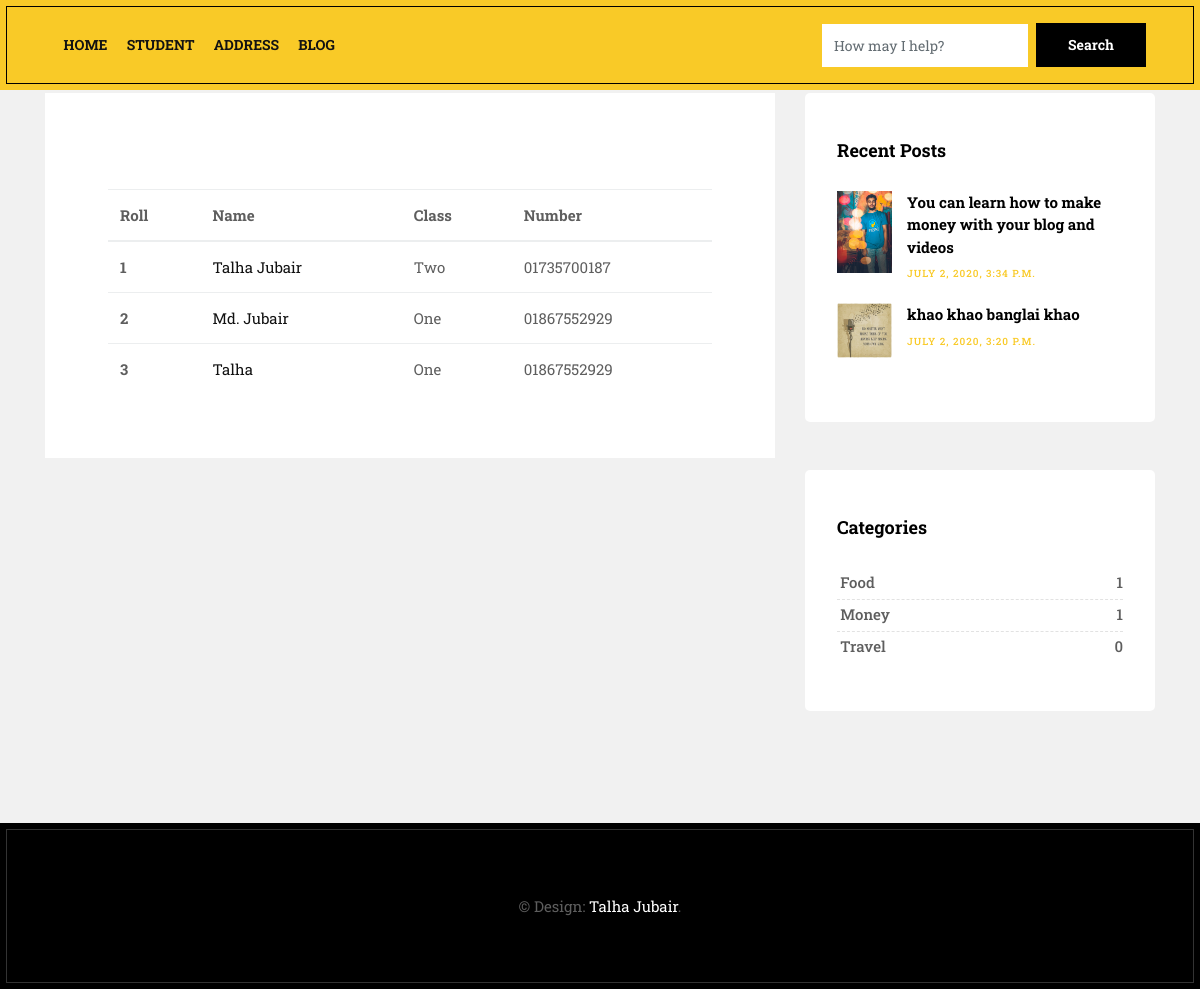
The page /student/list on the database its author committed.
### student/models.py (models this page shows, shortened)
class Student(models.Model):
    full_name = models.CharField(max_length=50)
    std_class = models.CharField(max_length=10)
    mobile_number = models.CharField(max_length=11)
    address = models.CharField(max_length=50)
    gender = models.CharField(max_length=7)
    age = models.CharField(max_length=2)

### blog/models.py (models this page shows, shortened)
class Post(models.Model):
    title = models.CharField(max_length=250)
    photo = models.ImageField()
    date = models.DateTimeField(auto_now_add=True)
    body = models.TextField()
    category = models.ForeignKey(Category, on_delete=models.CASCADE)

class Category(models.Model):
    name = models.CharField(max_length=50)

### student/views.py (the view)
# urls.py: path('list', student_list, name='student-list'),
def student_list(request):
    student = Student.objects.all()
    context = {'std_list': student}
    return render(request, 'student/student_list.html', context)

### project_1/custom_context.py (called while the page is built)
def mycontext(request):
    categories = Category.objects.all()
    latest_post = Post.objects.order_by('-date')[:3]
    return {'categories': categories, 'latest_post': latest_post}

### templates/student/student_list.html
{% extends 'base.html' %}
{% block content %}
        <div class="container mt-5">
                <table class="table table-hover">
                    <thead class="thead-dark">
                        <tr>
                        <th scope="col">Roll</th>
                        <th scope="col">Name</th>
                        <th scope="col">Class</th>
                        <th scope="col">Number</th>
                        </tr>
                    </thead>
                    <tbody>
                    {% for students in std_list %}
                        <tr class="table-secondary">
                        <th scope="row">{{ students.id }}</th>
                        <td><a href="{% url 'student-details' students.id %}">{{ students.full_name }}</a></td>
                        <td>{{ students.std_class }}</td>
                        <td>{{ students.mobile_number }}</td>
                        </tr>
                    {% endfor %}
                    </tbody>
                </table>
        </div>
{% endblock  %}

### templates/base.html (shortened to what this page needs)
{% load static %}
<!DOCTYPE html>
<html lang="en">
<link href="{% static 'css/bootstrap.css' %}" rel="stylesheet">
<link href="{% static 'css/font-awesome.min.css' %}" rel="stylesheet">
<link href="{% static 'css/style.css' %}" rel="stylesheet">
<link href="{% static 'css/animate.css' %}" rel="stylesheet">
<link href="{% static 'css/responsive.css' %}" rel="stylesheet">
<link href="{% static 'css/colors.css' %}" rel="stylesheet">
<link href="{% static 'css/version/marketing.css' %}" rel="stylesheet">
</head>
<body>
    <div id="wrapper">
        <header class="market-header header">
            <div class="container-fluid">
                <nav class="navbar navbar-toggleable-md navbar-inverse fixed-top bg-inverse">
                    <div class="collapse navbar-collapse" id="navbarCollapse">
                        <ul class="navbar-nav mr-auto">
                            <li class="nav-item">
                                <a class="nav-link" href="/">Home</a>
                            </li>
                            <li class="nav-item">
                                <a class="nav-link" href="{% url 'student-list' %}">Student</a>
                            </li>
                            <li class="nav-item">
                                <a class="nav-link" href="{% url 'district-list' %}">Address</a>
                            </li>
                            <li class="nav-item">
                                <a class="nav-link" href="/">Blog</a>
                            </li>
                        </ul>
                        <form class="form-inline">
                            <input class="form-control mr-sm-2" type="text" placeholder="How may I help?">
                            <button class="btn btn-outline-success my-2 my-sm-0" type="submit">Search</button>
                        </form>
                    </div>
                </nav>
            </div>
        </header>
        <section class="section lb mt-3">
            <div class="container">
                <div class="row">
                    <div class="col-lg-8 col-md-12 col-sm-12 col-xs-12">
                        <div class="page-wrapper">
                            <div class="blog-custom-build">
                                {% block content %}
                                {% endblock  %}
                            </div>
                        </div>
                    </div>
                    <div class="col-lg-4 col-md-12 col-sm-12 col-xs-12">
                        <div class="sidebar">
                            <div class="widget">
                                <h2 class="widget-title">Recent Posts</h2>
                                <div class="blog-list-widget">
                                    <div class="list-group">
                                    {% for post in latest_post %}
                                        <a href="{% url 'detail-post' post.id %}"
                                            class="list-group-item list-group-item-action flex-column align-items-start">
                                            <div class="w-100 justify-content-between">
                                                <img src="{{ post.photo.url }}" alt="" class="img-fluid float-left">
                                                <h5 class="mb-1">{{ post.title }}</h5>
                                                <small>{{ post.date }}</small>
                                            </div>
                                        </a>
                                    {% endfor %}
                                    </div>
                                </div>
                            </div>
                            <div class="widget">
                                <h2 class="widget-title">Categories</h2>
                                <div class="link-widget">
                                    <ul>
                                    {% for ctg in categories %}
                                    <li><a href="{% url 'category-list' ctg.name %}">{{ ctg.name }} <span>{{ ctg.post_set.count }}</span></a></li>
                                    {% endfor %}
                                    </ul>
                                </div>
                            </div>
                        </div>
                    </div>
                </div>
            </div>
        </section>
        <footer class="footer">
            <div class="container">
                <div class="row">
                    <div class="col-md-12 text-center">
                        <div class="copyright">&copy; Design: <a href="https://www.facebook.com/talha.jubair.100">Talha
                                Jubair</a>.</div>
                    </div>
                </div>
            </div>
        </footer>
    </div>
</body>
</html>

### static/css/style.css (style rules this page uses)
body { font-size: 15px; line-height: 26px; background-color: #ffffff; }
h1, h2, h3, h4, h5, body, p, .topbar-section, .navbar-inverse .navbar-nav .nav-link, .header .dropdown-menu, .navbar-nav .nav-link { font-family: 'Roboto', serif; }
h1, h2, h3, h4, h5, h6 { font-weight: 700; line-height: 1.4; color: #111111; }
h2 { font-size: 27px; line-height: 38px; margin-bottom: 20px }
h5 { font-size: 17px; line-height: 25px; margin-bottom: 11px }
a { color: #111111; }
body, p { color: #5e5e5e; }
a { text-decoration: none !important; }
.header { padding: 0.4rem 0; position: relative; background-color: #ffffff; }
.navbar-inverse .navbar-nav .nav-link, .navbar-nav .nav-link { font-size: 15px; font-weight: 500; line-height: 1; padding: 0.9rem 0 0.8rem; text-transform: capitalize; color: #121212; }
.navbar-toggleable-md .navbar-nav .nav-link { padding-left: 0.8rem; padding-right: 0.8rem; }
.navbar-nav { margin: 0; }
.section { padding: 4rem 0; display: block; position: relative; background-color: #ffffff; }
.section.lb { background-color: #edeff2; }
.footer { padding: 4rem 0 4rem; background: url(images/footer.png) repeat-x center bottom #edeff2; }
.footer a, .footer p, .blog-list-widget small { color: rgba(0, 0, 0, 0.6) !important; }
.sidebar .widget { position: relative; display: block; margin-bottom: 3rem; }
.sidebar .widget ul { list-style: none; margin: 0; padding: 0; }
.sidebar .blog-list-widget img { width: 55px; padding: 0; }
.sidebar .blog-list-widget .mb-1 { font-size: 15px; }
.sidebar a { color: rgba(0, 0, 0, 0.6); }
.sidebar .widget-title { display: block; font-size: 18px; margin: 0 0 2rem; padding: 0; line-height: 1; }
.blog-list-widget img { background: #fff none repeat scroll 0 0; margin-right: 15px; max-width: 80px; padding: 4px; }
.blog-list-widget .list-group-item { padding: 0; border: 0; margin: 0; background-color: transparent; }
.blog-list-widget .w-100 { margin-bottom: 1rem; display: block; }
.blog-list-widget .mb-1 { font-size: 16px; font-weight: 500; line-height: 1.5; margin-bottom: 0rem !important; }
.blog-list-widget small { font-size: 10px; font-weight: 500; letter-spacing: 1px; text-transform: uppercase; }
.btn { background-color: #111111; border: 0 none; border-radius: 0; font-size: 14px; font-weight: bold; padding: 0.8rem 2rem; text-transform: none; }
.link-widget li { padding: 0.4rem 0.2rem 0.6rem; text-transform: capitalize; line-height: 1; font-weight: 500; position: relative; margin: 0; border-bottom: 1px dashed #dadada; }
.link-widget li:last-child { border-bottom: 0 dashed #dadada; }
.link-widget li span { position: absolute; right: 0; }

### rows shown on the page
Student: id "1", full_name "Talha Jubair", std_class "Two", mobile_number "01735700187"
Student: id "2", full_name "Md. Jubair", std_class "One", mobile_number "01867552929"
Student: id "3", full_name "Talha", std_class "One", mobile_number "01867552929"
Post: photo (picture), title "You can learn how to make money with your blog and videos", date "JULY 2, 2020, 3:34 P.M."
Post: photo (picture), title "khao khao banglai khao", date "JULY 2, 2020, 3:20 P.M."
Category: name "Food", post_set.count "1"
Category: name "Money", post_set.count "1"
Category: name "Travel", post_set.count "0"
